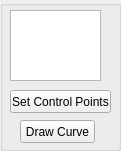
   <widget class="QGroupBox" name="curveBox">
    <property name="geometry">
     <rect>
      <x>1210</x>
      <y>270</y>
      <width>121</width>
      <height>151</height>
     </rect>
    </property>
    <property name="title">
     <string/>
    </property>
    <property name="flat">
     <bool>true</bool>
    </property>
    <widget class="QListWidget" name="curveCtrlPts">
     <property name="geometry">
      <rect>
       <x>10</x>
       <y>10</y>
       <width>91</width>
       <height>71</height>
      </rect>
     </property>
    </widget>
    <widget class="QPushButton" name="setControlPoint">
     <property name="geometry">
      <rect>
       <x>10</x>
       <y>90</y>
       <width>101</width>
       <height>23</height>
      </rect>
     </property>
     <property name="palette">
      <palette>
       <active>
        <colorrole role="WindowText">
         <brush brushstyle="SolidPattern">
          <color alpha="255">
           <red>0</red>
           <green>0</green>
           <blue>95</blue>
          </color>
         </brush>
        </colorrole>
        <colorrole role="ButtonText">
         <brush brushstyle="SolidPattern">
          <color alpha="255">
           <red>0</red>
           <green>0</green>
           <blue>0</blue>
          </color>
         </brush>
        </colorrole>
       </active>
       <inactive>
        <colorrole role="WindowText">
         <brush brushstyle="SolidPattern">
          <color alpha="255">
           <red>0</red>
           <green>0</green>
           <blue>95</blue>
          </color>
         </brush>
        </colorrole>
        <colorrole role="ButtonText">
         <brush brushstyle="SolidPattern">
          <color alpha="255">
           <red>0</red>
           <green>0</green>
           <blue>0</blue>
          </color>
         </brush>
        </colorrole>
       </inactive>
       <disabled>
        <colorrole role="WindowText">
         <brush brushstyle="SolidPattern">
          <color alpha="255">
           <red>120</red>
           <green>120</green>
           <blue>120</blue>
          </color>
         </brush>
        </colorrole>
        <colorrole role="ButtonText">
         <brush brushstyle="SolidPattern">
          <color alpha="255">
           <red>120</red>
           <green>120</green>
           <blue>120</blue>
          </color>
         </brush>
        </colorrole>
       </disabled>
      </palette>
     </property>
     <property name="text">
      <string>Set Control Points</string>
     </property>
    </widget>
    <widget class="QPushButton" name="drawCurve">
     <property name="geometry">
      <rect>
       <x>20</x>
       <y>120</y>
       <width>75</width>
       <height>23</height>
      </rect>
     </property>
     <property name="palette">
      <palette>
       <active>
        <colorrole role="WindowText">
         <brush brushstyle="SolidPattern">
          <color alpha="255">
           <red>0</red>
           <green>0</green>
           <blue>95</blue>
          </color>
         </brush>
        </colorrole>
        <colorrole role="ButtonText">
         <brush brushstyle="SolidPattern">
          <color alpha="255">
           <red>0</red>
           <green>0</green>
           <blue>0</blue>
          </color>
         </brush>
        </colorrole>
       </active>
       <inactive>
        <colorrole role="WindowText">
         <brush brushstyle="SolidPattern">
          <color alpha="255">
           <red>0</red>
           <green>0</green>
           <blue>95</blue>
          </color>
         </brush>
        </colorrole>
        <colorrole role="ButtonText">
         <brush brushstyle="SolidPattern">
          <color alpha="255">
           <red>0</red>
           <green>0</green>
           <blue>0</blue>
          </color>
         </brush>
        </colorrole>
       </inactive>
       <disabled>
        <colorrole role="WindowText">
         <brush brushstyle="SolidPattern">
          <color alpha="255">
           <red>120</red>
           <green>120</green>
           <blue>120</blue>
          </color>
         </brush>
        </colorrole>
        <colorrole role="ButtonText">
         <brush brushstyle="SolidPattern">
          <color alpha="255">
           <red>120</red>
           <green>120</green>
           <blue>120</blue>
          </color>
         </brush>
        </colorrole>
       </disabled>
      </palette>
     </property>
     <property name="text">
      <string>Draw Curve</string>
     </property>
    </widget>
   </widget>
